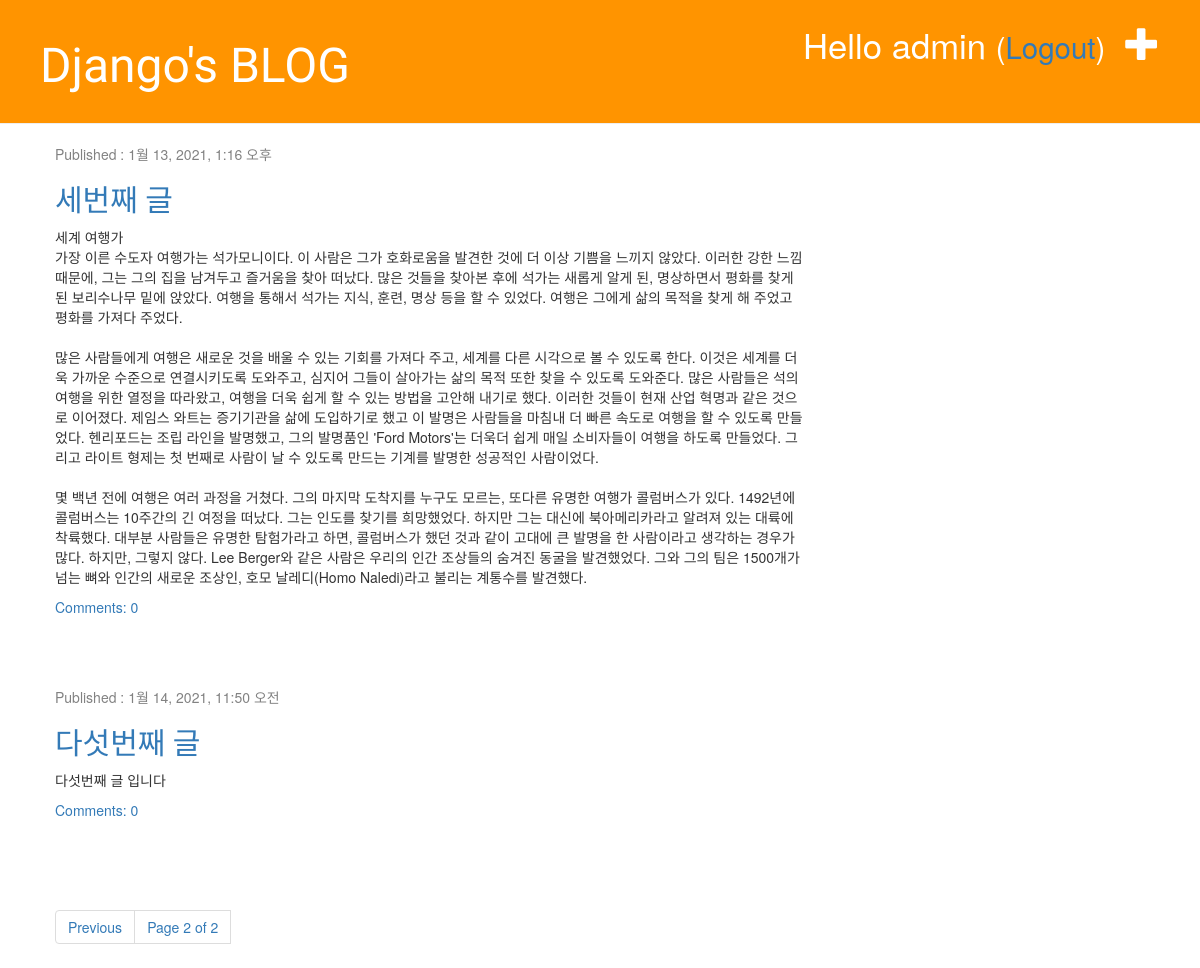
Page /?page=3 (signed in) on the earlier database version.
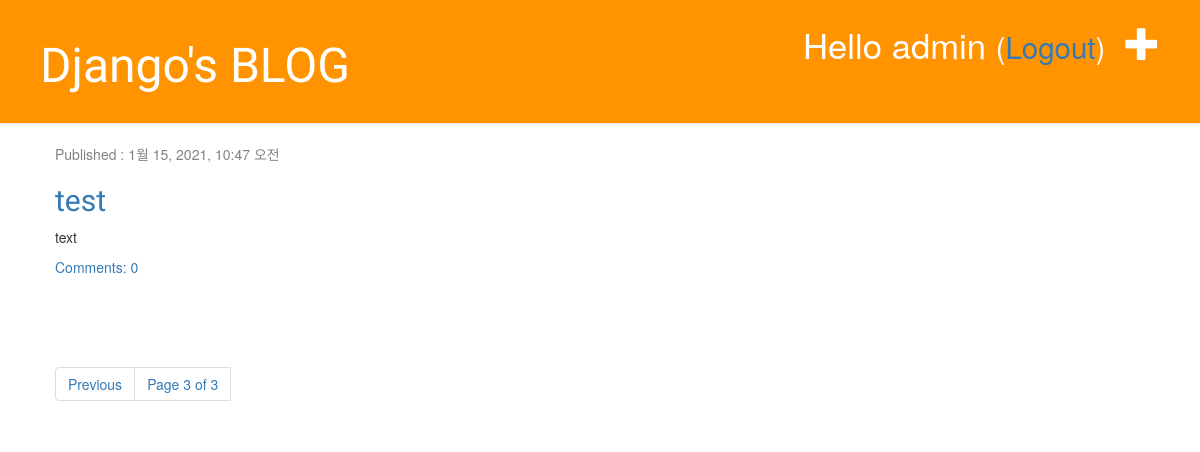
Same page on the later database version.
### blog/models.py (models this page shows, shortened)
class Post(models.Model):
    author = models.ForeignKey('auth.User', on_delete=models.CASCADE)
    title = models.CharField(max_length=200, validators=[min_length_3_validator])
    text = models.TextField()
    created_date = models.DateTimeField(default=timezone.now)
    published_date = models.DateTimeField(blank=True, null=True)
    def approved_comments(self):
        return self.comments.filter(approved_comment=True)

### blog/views.py (the view)
# urls.py: path('', views.post_list, name='post_list'),
def post_list(request):
    post_list = Post.objects.filter(published_date__lte=timezone.now()).order_by('published_date')
    paginator = Paginator(post_list, 2)
    page_no = request.GET.get('page')
    try:
        posts = paginator.page(page_no)
    except PageNotAnInteger:
        posts = paginator.page(1)
    except EmptyPage:
        posts = paginator.page(paginator.num_pages)
    return render(request, 'blog/post_list.html', {'posts': posts})

### blog/templates/blog/post_list.html
{% extends 'blog/base.html' %}
{% block content %}
    {% for post in posts %}
        <div class="post">
            <div class="date">
                <p>Published : {{post.published_date}}</p>
            </div>
            <h2><a href="{% url 'post_detail' pk=post.pk %}">{{post.title}}</a></h2>
            <p>{{post.text|linebreaksbr}}</p>
            <a href="{% url 'post_detail' pk=post.pk %}">Comments: {{post.approved_comments.count}}</a>
        </div>
    {% endfor %}
    {% include 'blog/post_pagination.html' with page=posts %}
{% endblock %}

Differences in the rows shown:
no longer on this page (row unchanged): Post: published_date "1월 13, 2021, 1:16 오후", title "세번째 글", text "세계 여행가 가장 이른 수도자 여행가는 석가모니이다. 이 사람은 그가 호화로움을 발견한 것에 더 이상 기쁨을 느끼지 않았다. 이러한 강한 느낌 때문에, 그는 그의 집을 남겨두고 즐거움을 찾아 떠났다. 많은 것들을 찾아본 후에 석가는 새롭게 알게 된, 명상하면서 평화를 찾게 된 보리수나무 밑에 앉았다. 여행을 통해서 석가는 지식, 훈련, 명상 등을 할 수 있었다. 여행은 그에게 삶의 목적을 찾게 해 주었고 평화를 가져다 주었다. 많은 사람들에게 여행은 새로운 것을 배울 수 있는 기회를 가져다 주고, 세계를 다른 시각으로 볼 수 있도록 한다. 이것은 세계를 더욱 가까운 수준으로 연결시키도록 도와주고, 심지어 그들이 살아가는 삶의 목적 또한 찾을 수 있도록 도와준다. 많은 사람들은 석의 여행을 위한 열정을 따라왔고, 여행을 더욱 쉽게 할 수 있는 방법을 고안해 내기로 했다. 이러한 것들이 현재 산업 혁명과 같은 것으로 이어졌다. 제임스 와트는 증기기관을 삶에 도입하기로 했고 이 발명은 사람들을 마침내 더 빠른 속도로 여행을 할 수 있도록 만들었다. 헨리포드는 조립 라인을 발명했고, 그의 발명품인 'Ford Motors'는 더욱더 쉽게 매일 소비자들이 여행을 하도록 만들었다. 그리고 라이트 형제는 첫 번째로 사람이 날 수 있도록 만드는 기계를 발명한 성공적인 사람이었다. 몇 백년 전에 여행은 여러 과정을 거쳤다. 그의 마지막 도착지를…", approved_comments.count "0"
no longer on this page (row unchanged): Post: published_date "1월 14, 2021, 11:50 오전", title "다섯번째 글", text "다섯번째 글 입니다", approved_comments.count "0"
added Post: published_date "1월 15, 2021, 10:47 오전", title "test", text "text", approved_comments.count "0"
Other differences:
{{ page.number }}: "2" → "3"
{{ page.paginator.num_pages }}: "2" → "3"
